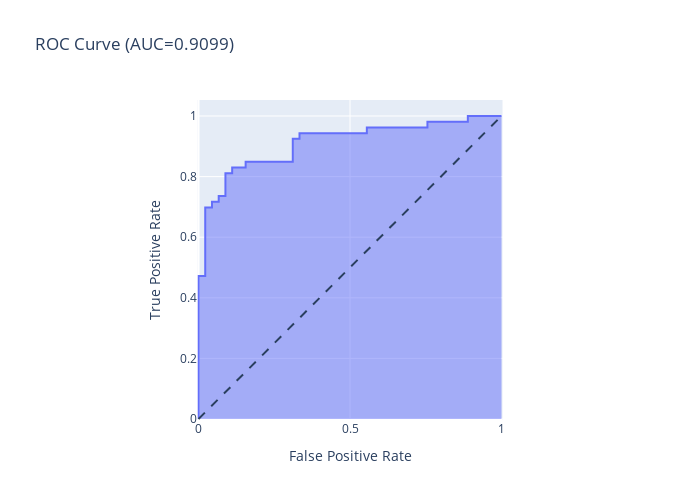

Write notebook code for a chart like this one.
### Code cell
import matplotlib.pyplot as plt
import seaborn as sns
from sklearn.metrics import confusion_matrix, classification_report, auc,  roc_curve
import plotly.express as px


fpr, tpr, thresholds = roc_curve(y, preds)
fig = px.area(
    x=fpr, y=tpr,
    title=f'ROC Curve (AUC={auc(fpr, tpr):.4f})',
    labels=dict(x='False Positive Rate', y='True Positive Rate'),
    width=700, height=500
)
fig.add_shape(
    type='line', line=dict(dash='dash'),
    x0=0, x1=1, y0=0, y1=1
)

fig.update_yaxes(scaleanchor="x", scaleratio=1)
fig.update_xaxes(constrain='domain')
fig.show()

### Figure 1 — Plotly figure (JSON) as saved in the notebook; plotly's stock layout.template omitted (floating-point values rounded to 4 significant figures)
{"data": [{"hovertemplate": "False Positive Rate=%{x}<br>True Positive Rate=%{y}<extra></extra>", "legendgroup": "", "line": {"color": "#636efa"}, "marker": {"symbol": "circle"}, "mode": "lines", "name": "", "orientation": "v", "showlegend": false, "stackgroup": "1", "type": "scatter", "x": [0, 0, 0, 0.02222, 0.02222, 0.04444, 0.04444, 0.06667, 0.06667, 0.08889, 0.08889, 0.1111, 0.1111, 0.1556, 0.1556, 0.3111, 0.3111, 0.3333, 0.3333, 0.5556, 0.5556, 0.7556, 0.7556, 0.8889, 0.8889, 1], "xaxis": "x", "y": [0, 0.01887, 0.4717, 0.4717, 0.6981, 0.6981, 0.717, 0.717, 0.7358, 0.7358, 0.8113, 0.8113, 0.8302, 0.8302, 0.8491, 0.8491, 0.9245, 0.9245, 0.9434, 0.9434, 0.9623, 0.9623, 0.9811, 0.9811, 1, 1], "yaxis": "y"}], "layout": {"height": 500, "legend": {"tracegroupgap": 0}, "shapes": [{"line": {"dash": "dash"}, "type": "line", "x0": 0, "x1": 1, "y0": 0, "y1": 1}], "title": {"text": "ROC Curve (AUC=0.9099)"}, "width": 700, "xaxis": {"anchor": "y", "constrain": "domain", "domain": [0, 1], "title": {"text": "False Positive Rate"}}, "yaxis": {"anchor": "x", "domain": [0, 1], "scaleanchor": "x", "scaleratio": 1, "title": {"text": "True Positive Rate"}}}}
